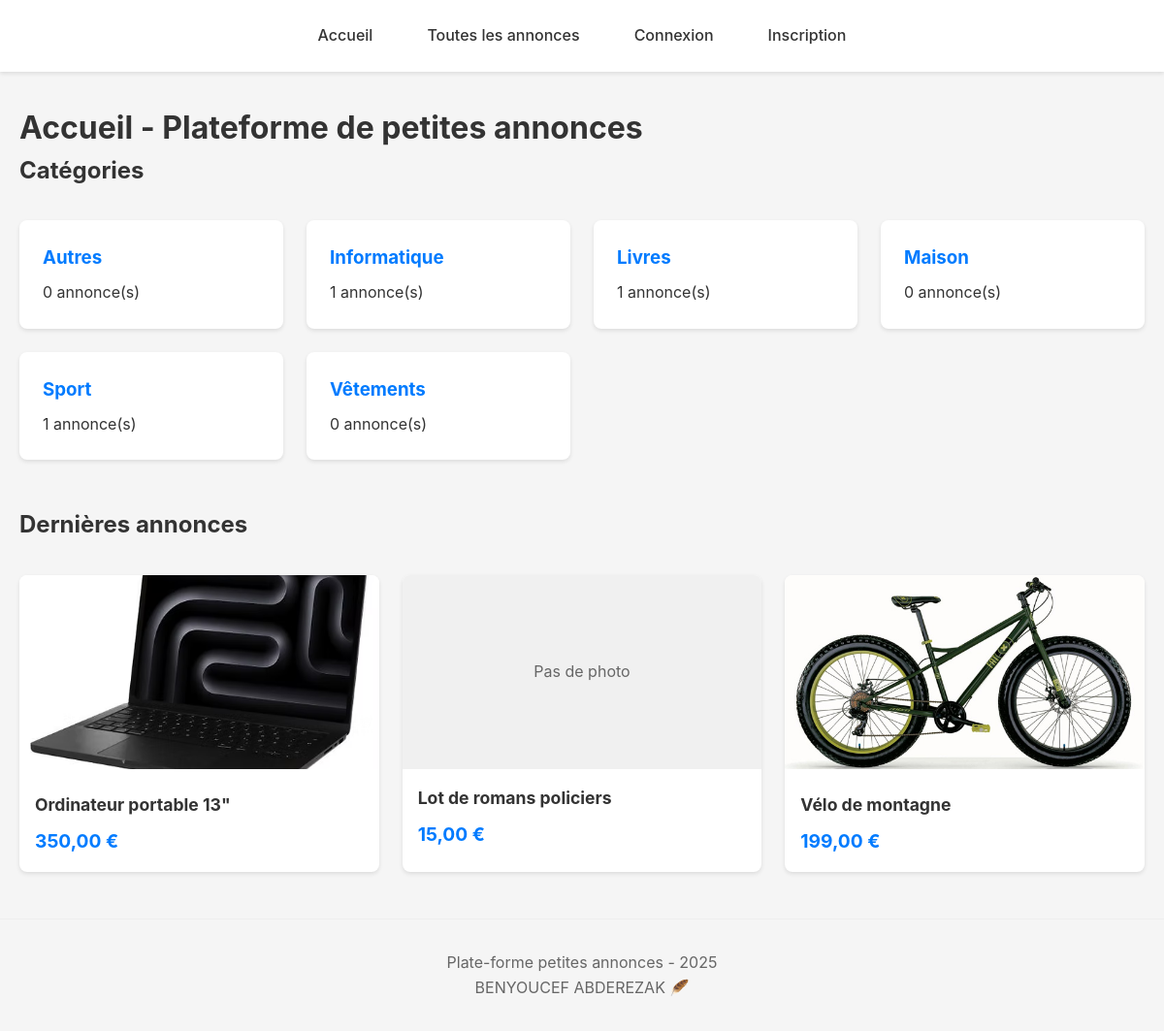
The page /site.php on the database its author committed.
### tables this page shows
CREATE TABLE categories (
    id VARCHAR(50) PRIMARY KEY,
    name VARCHAR(100) NOT NULL
);

CREATE TABLE annonces (
    id VARCHAR(100) PRIMARY KEY,
    title VARCHAR(100) NOT NULL,
    description TEXT NOT NULL,
    price INT NOT NULL,
    category_id VARCHAR(50) NOT NULL,
    seller_email VARCHAR(255) NOT NULL,
    photos JSON,
    delivery_modes JSON NOT NULL,
    created_date TIMESTAMP DEFAULT CURRENT_TIMESTAMP,
    sold BOOLEAN DEFAULT FALSE,

    CONSTRAINT fk_annonces_category FOREIGN KEY (category_id) REFERENCES categories(id) ON DELETE CASCADE,
    CONSTRAINT fk_annonces_seller   FOREIGN KEY (seller_email)  REFERENCES users(email)    ON DELETE CASCADE
);

### src/control/Controller.php (called while the page is built, shortened)
<?php
require_once("view/View.php");
require_once("model/Annonce.php");
class Controller{
    protected $view;
    protected $annonceStorage;
    protected $categoryStorage;
    public function __construct($view, $annonceStorage, $userStorage, $categoryStorage, $achatStorage){
        $this->view = $view;
        $this->annonceStorage = $annonceStorage;
        $this->categoryStorage = $categoryStorage;
    }
    public function showHome(){
        $categories = $this->categoryStorage->readAll();
        $annonces = $this->annonceStorage->readAllNotSold();
        $last = array_slice($annonces, -4, 4, true);
        $countAnnoncesCat = [];
        if(!empty($categories)){
            foreach($categories as $category){
                $countAnnoncesCat[$category->getId()] = $this->categoryStorage->countAnnonces($category->getId());
            }
        }
        $this->view->prepareHomePage($categories, $last, $countAnnoncesCat);
    }
}

### src/Router.php (called while the page is built, shortened)
<?php
require_once("control/Controller.php");
require_once("control/AdminController.php");
require_once("view/View.php");
class Router{
    public function main($annonceStorage = null, $userStorage =null, $categoryStorage = null, $achatStorage = null){
        $feedback = null;
        $view = new View($this, $feedback);
        $controller = new Controller($view, $annonceStorage, $userStorage, $categoryStorage, $achatStorage);
        $userController = new UserController($view, $annonceStorage, $userStorage, $categoryStorage, $achatStorage);
        $adminController = new AdminController($view, $annonceStorage, $userStorage, $categoryStorage, $achatStorage);
        $action = isset($_GET['action']) ? $_GET['action'] : null;
        $id = isset($_GET['id']) ? $_GET['id'] : null;
        $categoryId = isset($_GET['category']) ? $_GET['category'] : null;
        if($action === 'liste'){
            $controller->showList($categoryId);
        }elseif($action === 'nouveau'){
            $controller->createNewAnnonce();
        }elseif($action === 'sauverNouveau'){
            $controller->saveNewAnnonce($_POST, $_FILES);
        }elseif($action === 'supprimer' && $id){
            $controller->deleteAnnonce($id);
        }elseif($action === 'acheter' && $id){
            $controller->purchaseAnnonce($id, $_POST);
        }elseif($action === 'confirmer' && $id){
            $controller->confirmReception($id);
        }elseif($action === 'connexion'){
            $userController->showLogin();
        }elseif($action === 'connexionPost'){
            $userController->login($_POST);
        }elseif($action === 'inscription'){
            $userController->showRegister();
        }elseif($action === 'inscriptionPost'){
            $userController->register($_POST);
        }elseif($action === 'deconnexion'){
            $userController->logout();
        }elseif($action === 'profil'){
            $userController->showProfile();
        }elseif($action === 'admin'){
            $adminController->showAdmin();
        }elseif($action === 'supprimerUtilisateur' && isset($_GET['email'])){
            $adminController->deleteUser($_GET['email']);
        }elseif($action === 'creerCategorie'){
            $adminController->createCategory($_POST);
        }elseif($action === 'modifierCategorie' && $id){
            $adminController->updateCategory($id, $_POST);
        }elseif($action === 'supprimerCategorie' && $id){
            $adminController->deleteCategory($id);
        }elseif ($id){
            $controller->showAnnonce($id);
        }else{
            $controller->showHome();
        }
        $view->render();
    }
    protected function scriptName(){
        return htmlspecialchars(basename($_SERVER['PHP_SELF']));
    }
    public function getListURL($categoryId = null){
        $url = $this->scriptName() . "?action=liste";
        if ($categoryId) {
            $url .= "&category=" . urlencode($categoryId);
        }
        return $url;
    }
    public function getCategoryURL($categoryId){
        return $this->getListURL($categoryId);
    }
    public function getAnnonceURL($id){
        return $this->scriptName() . "?id=" . urlencode($id);
    }
}

### site.php (called while the page is built, shortened)
<?php
require_once("Router.php");
require_once("model/AnnonceStorageSql.php");
require_once("model/CategoryStorageSql.php");
$annonceStorage = new AnnonceStorageSql();
$userStorage = new UserStorageSql();
$categoryStorage = new CategoryStorageSql();
$achatStorage = new AchatStorageSql();
$router = new Router();
$router->main($annonceStorage, $userStorage, $categoryStorage, $achatStorage);

### src/model/Category.php (called while the page is built, shortened)
<?php
class Category{
    protected $id;
    protected $name;
    public function __construct($id, $name) {
        $this->id = $id;
        $this->name = $name;
    }
    public function getId() { return $this->id; }
    public function getName() { return $this->name; }
}

### src/model/CategoryStorageSql.php (called while the page is built, shortened)
<?php
require_once("Category.php");
require_once("config/Database.php");
class CategoryStorageSql implements CategoryStorage{
    private $pdo;
    public function __construct(){
        $this->pdo = Database::getInstance();
    }
    public function readAll(){
        $stmt = $this->pdo->query("SELECT * FROM categories ORDER BY name");
        $rows = $stmt->fetchAll(PDO::FETCH_ASSOC);
        $categories = [];
        foreach ($rows as $row) {
            $categories[$row['id']] = $this->rowToCategory($row);
        }
        return $categories;
    }
    private function rowToCategory($row){
        return new Category($row['id'], $row['name']);
    }
}

### src/config/Database.php (called while the page is built, shortened)
<?php
class Database{
    private static $instance = null;
    private function __construct(){
        try{
            $this->pdo = new PDO(
                "mysql:host=" . DB_HOST . ";dbname=" . DB_NAME . ";charset=utf8",
                DB_USER,
                DB_PASS,
                [PDO::ATTR_ERRMODE => PDO::ERRMODE_EXCEPTION]
            );
        } catch (PDOException $e){
            echo "Connexion à MySQL impossible : ", $e->getMessage();
        }
    }
    public static function getInstance(){
        if(self::$instance === null){
            self::$instance = new Database();
        }
        return self::$instance->pdo;
    }
}

### src/model/Annonce.php (called while the page is built, shortened)
<?php
class Annonce{
    protected $title;
    protected $price;
    protected $photos;
    public function __construct($title, $description, $priceCentimes, $categoryId, $sellerEmail, $deliveryModes = array(), $photos = array()) {
        $this->title = $title;
        $this->price = (int)$priceCentimes;
        $this->photos = is_array($photos) ? $photos : array();
    }
    public function getTitle(){
        return $this->title;
    }
    public function getPriceFormatted(){
        return number_format($this->price / 100, 2, ',', ' ') . " €";
    }
    public function getFirstPhotoUrl(){
        return count($this->photos) ? 'uploads/annonces/' . $this->photos[0] : null;
    }
}

### src/model/AnnonceStorageSql.php (called while the page is built, shortened)
<?php
require_once("Annonce.php");
require_once("config/Database.php");
class AnnonceStorageSql implements AnnonceStorage{
    private $pdo;
    public function __construct(){
        $this->pdo = Database::getInstance();
    }
    public function readAllNotSold(){
        $stmt = $this->pdo->prepare("
            SELECT * FROM annonces
            WHERE sold = 0
            ORDER BY created_date DESC
        ");
        $stmt->execute();
        $rows = $stmt->fetchAll(PDO::FETCH_ASSOC);
        $annonces = [];
        foreach ($rows as $row){
            $annonces[$row['id']] = $this->rowToAnnonce($row);
        }
        return $annonces;
    }
    private function rowToAnnonce($row){
        $photos = json_decode($row['photos'], true) ?: [];
        $delivery_modes = json_decode($row['delivery_modes'], true) ?: [];
        $annonce = new Annonce(
            $row['title'],
            $row['description'],
            $row['price'],
            $row['category_id'],
            $row['seller_email'],
            $delivery_modes,
            $photos
        );
        $annonce->setCreatedDate(new DateTime($row['created_date']));
        $annonce->setSold($row['sold']);
        return $annonce;
    }
}

### src/view/UserView.php (the view, shortened to what this page needs)
<?php
class UserView {
    protected $router;
    public function __construct($router){
        $this->router = $router;
    }
    public function renderHomePage($categories, $lastAnnonces, $countAnnoncesCat){
        $html = "<div class='home-page'>";
        $html .= "<section class='categories-section'>";
        $html .= "<h2>Catégories</h2>";
        $html .= "<div class='categories-grid'>";
        foreach ($categories as $category) {
            $count = $countAnnoncesCat[$category->getId()];
            $html .= "<a href='" . $this->router->getCategoryURL($category->getId()) . "' class='category-card'>";
            $html .= "<h3>" . htmlspecialchars($category->getName()) . "</h3>";
            $html .= "<p>" . $count . " annonce(s)</p>";
            $html .= "</a>";
        }
        $html .= "</div>";
        $html .= "</section>";
        $html .= "<section class='last-annonces'>";
        $html .= "<h2>Dernières annonces</h2>";
        if (empty($lastAnnonces)) {
            $html .= "<p>Aucune annonce pour le moment.</p>";
        } else {
            $html .= "<div class='annonces-grid'>";
            foreach ($lastAnnonces as $id => $a) {
                $html .= $this->renderAnnonceCard($a, $id);
            }
            $html .= "</div>";
        }
        $html .= "</section>";
        $html .= "</div>";
        return $html;
    }
    protected function renderAnnonceCard($annonce, $id, $showDelete = false){
        $html = "<div class='annonce-card'>";
        $html .= "<a href='" . $this->router->getAnnonceURL($id) . "'>";
        if ($annonce->getFirstPhotoUrl()) {
            $html .= "<img src='" . htmlspecialchars($annonce->getFirstPhotoUrl()) . "' alt='' class='annonce-thumb'>";
        } else {
            $html .= "<div class='annonce-thumb no-photo'>Pas de photo</div>";
        }
        $html .= "<h3>" . htmlspecialchars($annonce->getTitle()) . "</h3>";
        $html .= "<div class='annonce-price'>" . htmlspecialchars($annonce->getPriceFormatted()) . "</div>";
        $html .= "</a>";
        $html .= "</div>";
        return $html;
    }
}

### src/view/View.php (shortened to what this page needs)
<?php
require_once("UserView.php");
class View{
    public $title = '';
    public $content = '';
    public $menu = array();
    public $router;
    protected $userView;
    public function __construct($router, $feedback = null){
        $this->router = $router;
        $this->userView = new UserView($router);
    }
    protected function buildMenu(){
        $this->menu = array(
            array('url' => $this->router->getHomeURL(), 'text' => 'Accueil'),
            array('url' => $this->router->getListURL(), 'text' => 'Toutes les annonces'),
        );
        if (isset($_SESSION['user'])) {
            if(!$_SESSION['user']->isAdmin()){
                $this->menu[] = array('url' => $this->router->getAnnonceCreationURL(), 'text' => 'Déposer une annonce');
            }
            $this->menu[] = array('url' => $this->router->getUserProfileURL(), 'text' => 'Mon compte');
            if ($_SESSION['user']->isAdmin()) {
                $this->menu[] = array('url' => $this->router->getAdminURL(), 'text' => 'Administration');
            }
            $this->menu[] = array('url' => $this->router->getLogoutURL(), 'text' => 'Déconnexion');
        } else {
            $this->menu[] = array('url' => $this->router->getLoginURL(), 'text' => 'Connexion');
            $this->menu[] = array('url' => $this->router->getRegisterURL(), 'text' => 'Inscription');
        }
    }
    public function render() {
        echo "<!doctype html>\n<html lang='fr'><head><meta charset='utf-8'><meta name='viewport' content='width=device-width,initial-scale=1'>";
        echo "<link rel='stylesheet' href='src/css/style.css'>";
        echo "</head><body>";
        echo "<header>";
        echo "<nav class='main-nav'>";
        foreach ($this->menu as $item) {
            echo "<a href='" . htmlspecialchars($item['url']) . "' class='nav-link'>" . htmlspecialchars($item['text']) . "</a>";
        }
        echo "</nav>";
        echo "</header>";
        echo "<main class='container'>";
        echo "<h1>" . htmlspecialchars($this->title) . "</h1>";
        echo $this->content;
        echo "</main>";
        echo "<footer class='footer'>";
        echo "<p>Plate-forme petites annonces - " . date('Y') . "</p>";
        echo "<p>BENYOUCEF ABDEREZAK 🪶</p>";
        echo "</footer>";
        echo "</body></html>";
    }
    public function prepareHomePage($categories, $lastAnnonces, $countAnnoncesCat){
        $this->title = "Accueil - Plateforme de petites annonces";
        $this->content = $this->userView->renderHomePage($categories, $lastAnnonces, $countAnnoncesCat);
    }
}

### src/css/style.css (style rules this page uses)
* { margin: 0; padding: 0; box-sizing: border-box; }
body { font-family: -apple-system, BlinkMacSystemFont, 'Segoe UI', Roboto, Oxygen, Ubuntu, sans-serif; line-height: 1.6; color: #333; background-color: #f5f5f5; }
.container { max-width: 1200px; margin: 0 auto; padding: 0 20px; }
header { background-color: #fff; box-shadow: 0 2px 4px rgba(0,0,0,0.1); padding: 1rem 0; margin-bottom: 2rem; }
.main-nav { display: flex; justify-content: center; gap: 1.5rem; flex-wrap: wrap; }
.nav-link { text-decoration: none; color: #333; font-weight: 500; padding: 0.5rem 1rem; border-radius: 4px; transition: background-color 0.2s; }
.categories-grid { display: grid; grid-template-columns: repeat(auto-fill, minmax(250px, 1fr)); gap: 1.5rem; margin: 2rem 0; }
.category-card { background-color: white; padding: 1.5rem; border-radius: 8px; text-decoration: none; color: inherit; box-shadow: 0 2px 4px rgba(0,0,0,0.1); transition: transform 0.2s, box-shadow 0.2s; }
.category-card h3 { margin-bottom: 0.5rem; color: #007bff; }
.annonces-grid { display: grid; grid-template-columns: repeat(auto-fill, minmax(300px, 1fr)); gap: 1.5rem; margin: 2rem 0; }
.annonce-card { background-color: white; border-radius: 8px; overflow: hidden; box-shadow: 0 2px 4px rgba(0,0,0,0.1); position: relative; }
.annonce-card a { text-decoration: none; color: inherit; }
.annonce-thumb { width: 100%; height: 200px; object-fit: cover; }
.no-photo { background-color: #f0f0f0; display: flex; align-items: center; justify-content: center; color: #666; }
.annonce-card h3 { padding: 1rem 1rem 0.5rem; font-size: 1.1rem; }
.annonce-price { padding: 0 1rem 1rem; font-weight: bold; color: #007bff; font-size: 1.2rem; }
.footer { text-align: center; padding: 2rem 0; margin-top: 3rem; color: #666; border-top: 1px solid #eee; }
.home-page section { margin-bottom: 3rem; }
.home-page h2 { margin-bottom: 1rem; color: #333; }

### rows shown on the page
categories: name "Autres", id "0"
categories: name "Informatique", id "1"
categories: name "Livres", id "1"
categories: name "Maison", id "0"
categories: name "Sport", id "1"
categories: name "Vêtements", id "0"
annonces: shows a picture, title "Ordinateur portable 13\"", price "350,00 €"
annonces: shows "Pas de photo", title "Lot de romans policiers", price "15,00 €"
annonces: shows a picture, title "Vélo de montagne", price "199,00 €"

### other values the page prints
$item['text'] "Accueil"
$item['text'] "Toutes les annonces"
$item['text'] "Connexion"
$item['text'] "Inscription"
$this->title "Accueil - Plateforme de petites annonces"
